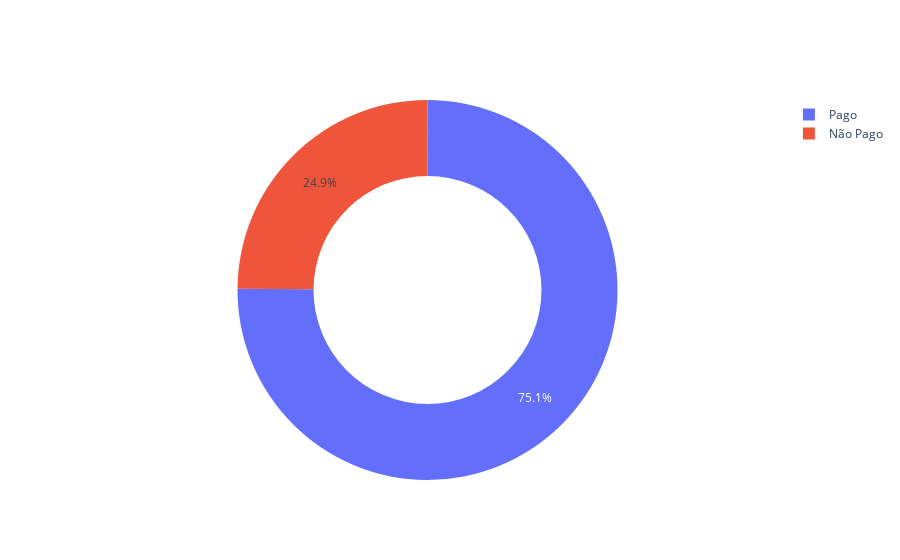

Notebook source saved alongside this figure:
### Code cell
fig6 = go.Figure()
fig6.add_trace(go.Pie(labels=['Não Pago', 'Pago'], values=df6, hole=.6))
fig6.show()

### Figure 1 — Plotly figure (JSON) as saved in the notebook; plotly's stock layout.template omitted (floating-point values rounded to 4 significant figures)
{"data": [{"hole": 0.6, "labels": ["Não Pago", "Pago"], "type": "pie", "values": [777, 2343]}], "layout": {"autosize": true}}
